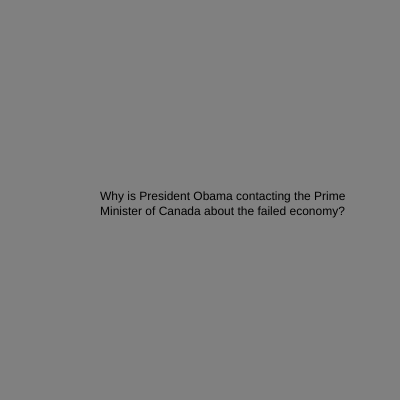
Frame 1 (no input)
Frame 60 (no input): identical to frame 1, image omitted
Frame 120 (the mouse pressed at the canvas centre since frame 60): identical to frame 1, image omitted

The p5.js sketch that drew this single still picture (run headless with seeded random() and noise() and a simulated clock; from frame 60 on, the mouse is pressed at the canvas centre):

// p5.js sketch
// ── sketch.js
let state = 0;
let timer = 0;

function setup() {
  createCanvas(400, 400);
}

function draw() {



  switch (state) {

    case 0:
      background("gray");
      text("Why is President Obama contacting the Prime \nMinister of Canada about the failed economy?", 100, height/2) ;
      break;

    case 1:
      background("yellow");
      text("To find out how Canadians live off of less!", 100, height/2) ;
      break;
}

timer++ ;
if (timer > 3*60 )
 {
  timer = 0 ;
  state ++ ;
  if (state > 1) state = 0 ;
}

}

function mouseReleased() {
  state++;
  if (state > 1) state = 0;

}
